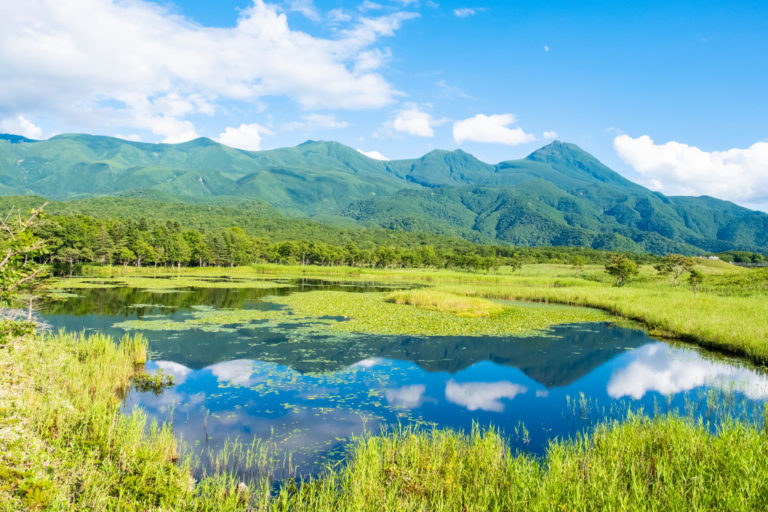
#> input picture data/nature.jpg, 768 x 512 px
$ jupyter execute '8-1 Pillowを使った画像の加工.ipynb'
#> lines starting #> are read from the running program, lines starting #| are printed output that depends on the picture
[cell 1]
# PILの画像表示設定
from PIL import ImageShow
ImageShow.register(ImageShow.IPythonViewer, order=0)

[cell 2]
# サムネイル化
from PIL import Image

with Image.open("../data/nature.jpg") as im:
#> im is the input picture: PIL image 768x512 RGB; mean R, G, B 133, 173, 149.7
    im.thumbnail((128, 128))
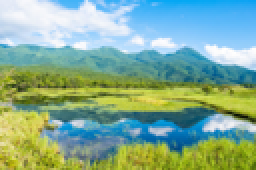
#> im: PIL image 128x85 RGB (shown 2 times larger); mean R, G, B 132.9, 172.9, 149.6
    im.save("../result/thumb-test.jpg")

with Image.open("../result/thumb-test.jpg") as thumb:
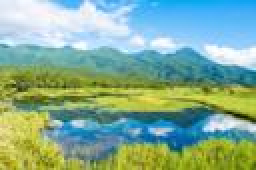
#> thumb: PIL image 128x85 RGB (shown 2 times larger); mean R, G, B 132.8, 173, 149.3
    print(thumb.size)
#| (128, 85)
    thumb.show()

[cell 3]
# クロップ (切り取り)
def calc_cropping_box(image):
    x, y = image.size
#> x = 768; y = 512
    print(f"{x=}, {y=}")
#| x=768, y=512
    left = max(0, (x - y) // 2)
#> left = 128
    top = max(0, (y - x) // 2)
#> top = 0
    box = (left, top, x - left, y - top)
#> box = (128, 0, 640, 512)
    print(f"{box=}")
#| box=(128, 0, 640, 512)
    return box

[cell 4]
with Image.open("../data/nature.jpg") as img:
    box = calc_cropping_box(img)
#> box = (128, 0, 640, 512)
    cropped = img.crop(box)
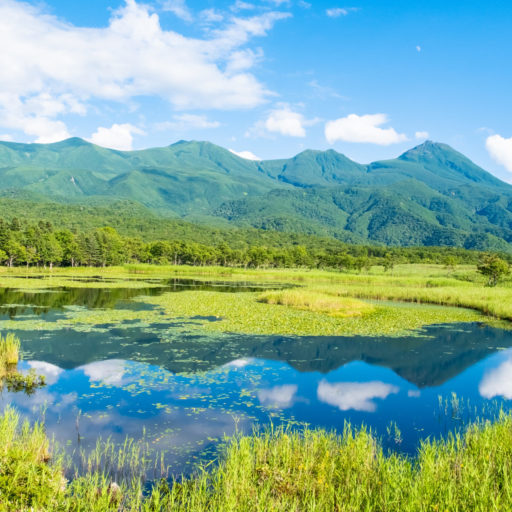
#> cropped: PIL image 512x512 RGB; mean R, G, B 125, 169.4, 152.8
    cropped.save("../result/cropped-test.jpg")

[cell 5]
with Image.open("../result/cropped-test.jpg") as cropped:
    x, y = cropped.size
#> x = 512; y = 512
    print(f"{x=}, {y=}")
#| x=512, y=512
    cropped.show()

[cell 6]
# グレースケール (モノクロ化)
with Image.open("../data/nature.jpg") as img:
    img_gray = img.convert("L")
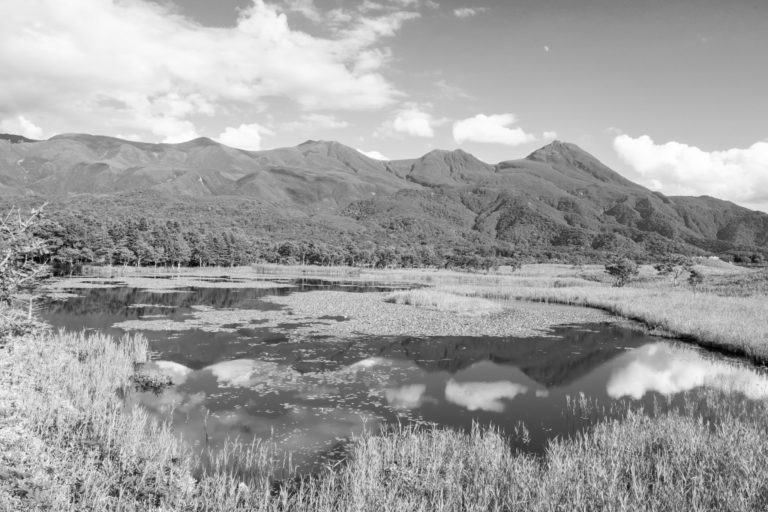
#> img_gray: PIL image 768x512 L; min 0, max 255, mean 158.3
    img_gray.show()

[cell 7]
with Image.open("../data/nature.jpg") as img:
    img_gray = img.convert("1")
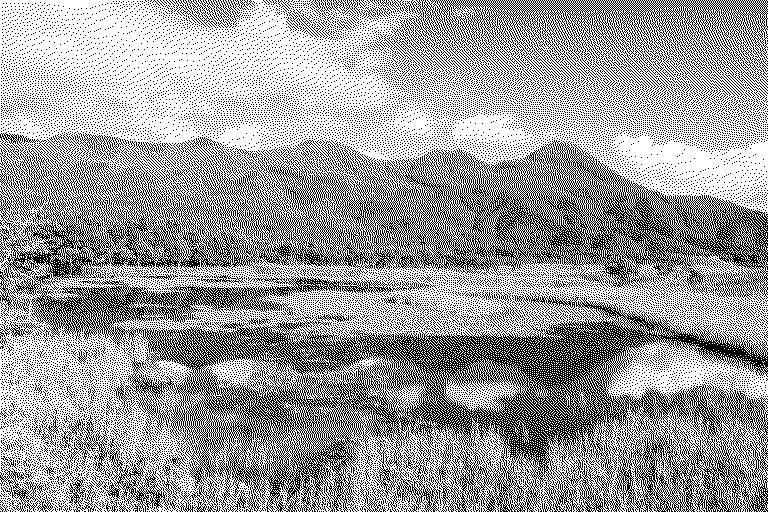
#> img_gray: PIL image 768x512 1; 61.9% white; black in thin lines or dots
    img_gray.show()

$ run again, with data/L03-b-14_5236.tif saved as data/nature.jpg
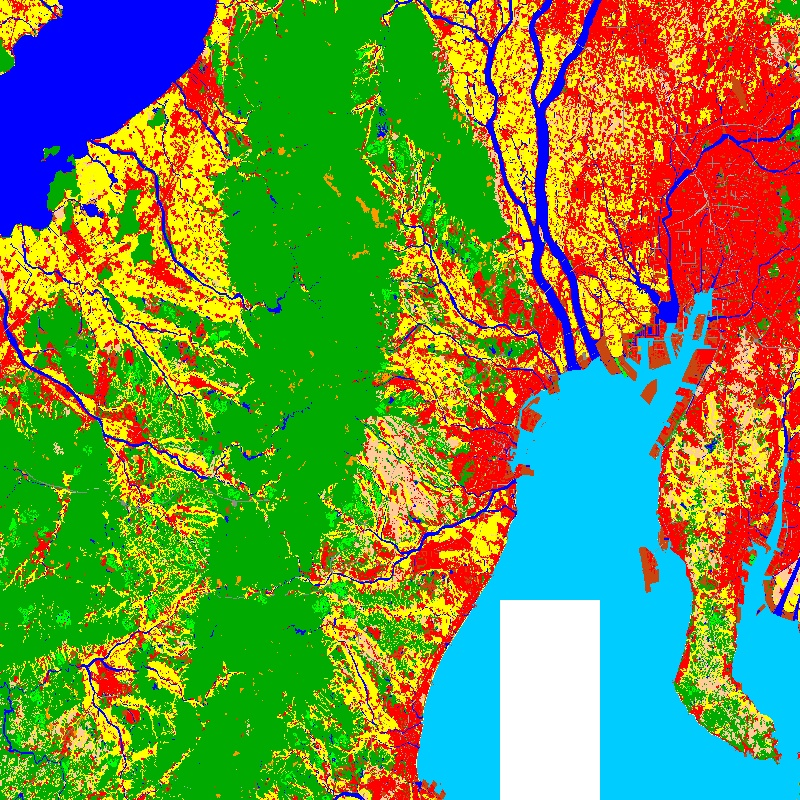
#> input picture data/L03-b-14_5236.tif, 800 x 800 px
#> im is the input picture: PIL image 800x800 RGB; mean R, G, B 110.7, 145, 74.1
#> im: PIL image 128x128 RGB
#> `with Image.open("../result/thumb-test.jpg") as thumb:`:
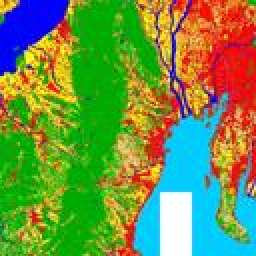
#> thumb: PIL image 128x128 RGB (shown 2 times larger); mean R, G, B 111.2, 145, 74.1
#| (128, 128)
#| x=800, y=800
#| box=(0, 0, 800, 800)
#> `box = calc_cropping_box(img)`: box = (0, 0, 800, 800)
#| x=800, y=800
#> `img_gray = img.convert("1")`:
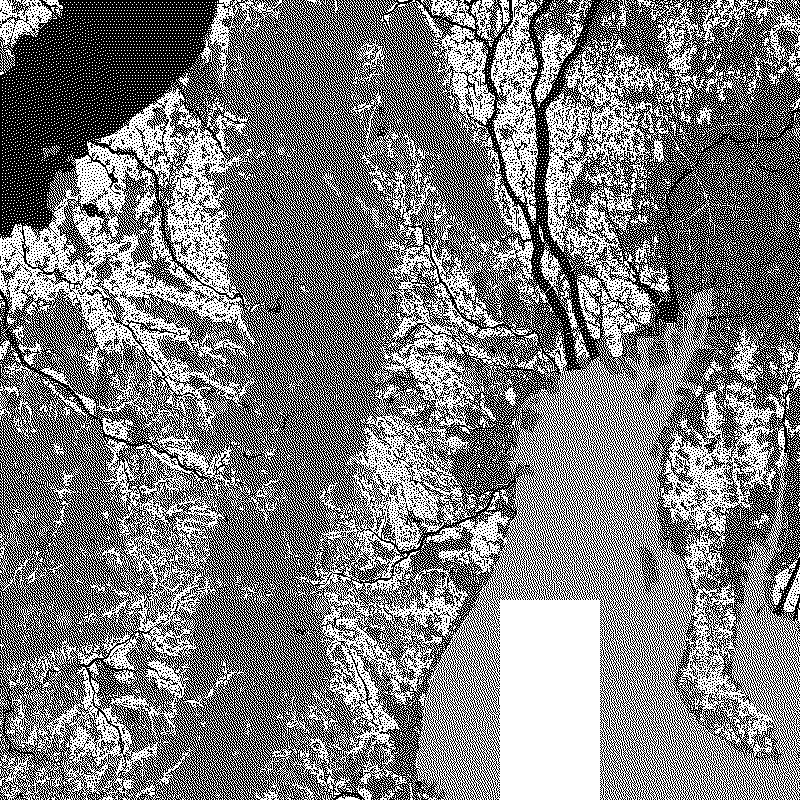
#> img_gray: PIL image 800x800 1; 49.4% white in thin lines or dots

$ run again, with data/PeppersRGB.tif saved as data/nature.jpg
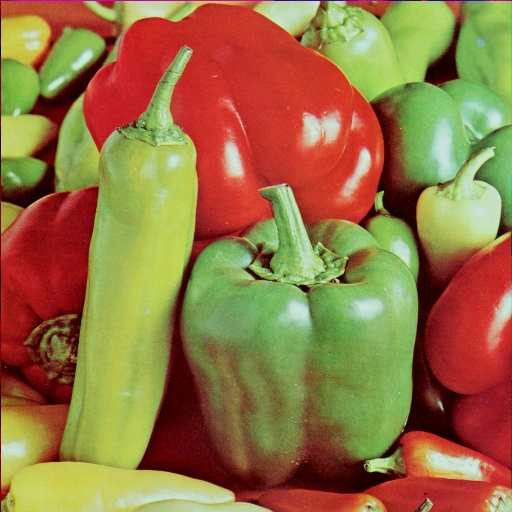
#> input picture data/PeppersRGB.tif, 512 x 512 px
#> im is the input picture: PIL image 512x512 RGB; mean R, G, B 149.8, 115.7, 66.7
#> im: PIL image 128x128 RGB
#> `with Image.open("../result/thumb-test.jpg") as thumb:`:
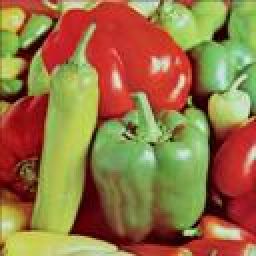
#> thumb: PIL image 128x128 RGB (shown 2 times larger); mean R, G, B 150, 116, 67.3
#| (128, 128)
#| x=512, y=512
#| box=(0, 0, 512, 512)
#> `box = calc_cropping_box(img)`: box = (0, 0, 512, 512)
#| x=512, y=512
#> `img_gray = img.convert("1")`:
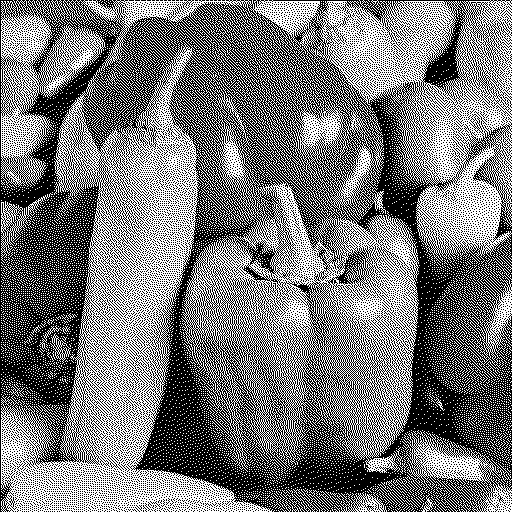
#> img_gray: PIL image 512x512 1; 47% white in thin lines or dots
